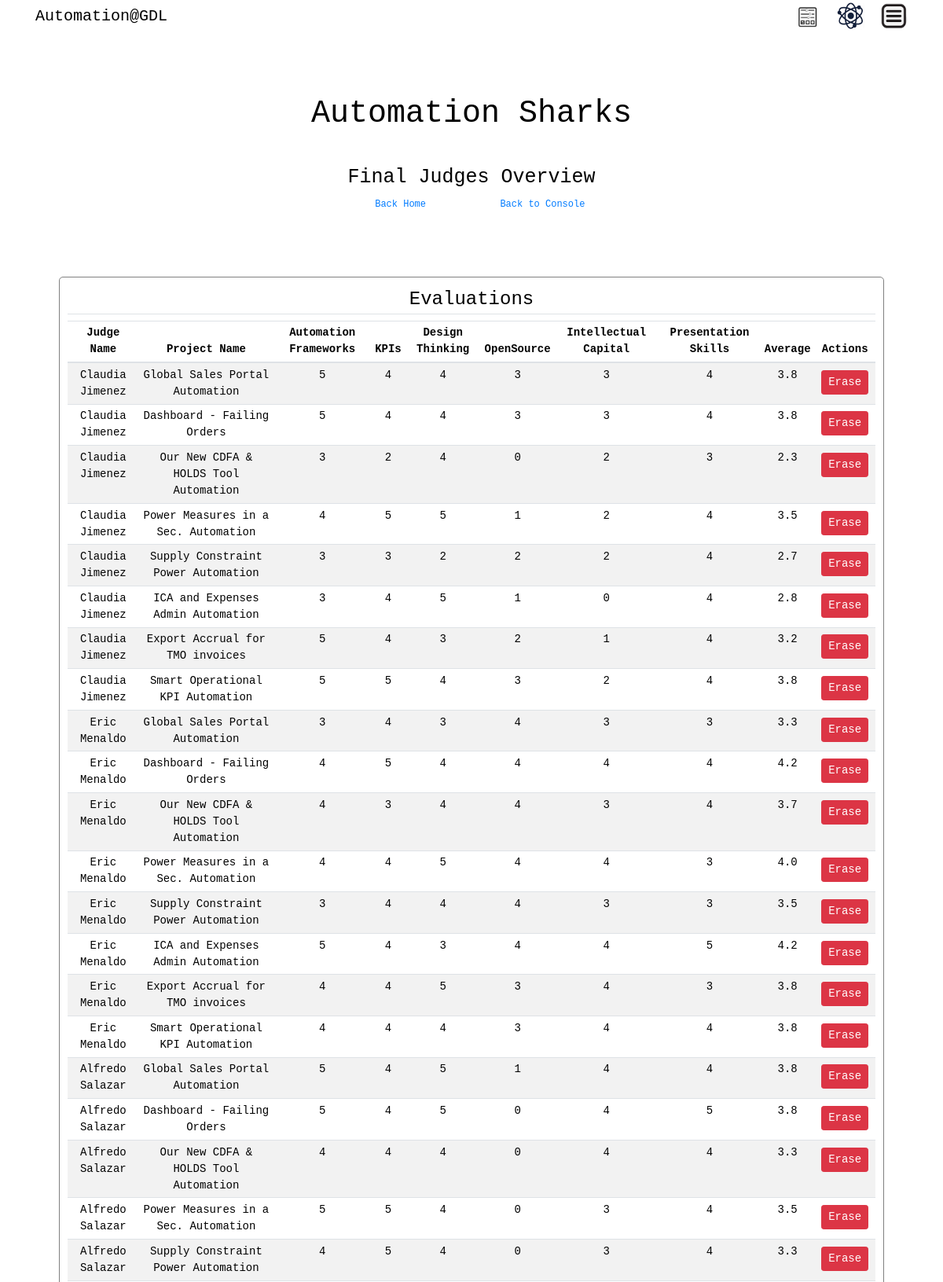
Page /finals_admin_overview (signed in, upper part) on the committed database.
### auto_shark/models.py (models this page shows, shortened)
class Final(db.Model):
    __table_args__ = {'extend_existing': True}
    final_evaluation_id = db.Column(db.Integer, primary_key=True, autoincrement=True)
    automation_frameworks= db.Column(db.Integer)
    kpis = db.Column(db.Integer)
    edt = db.Column(db.Integer)
    opensource = db.Column(db.Integer)
    intellectual_capital = db.Column(db.Integer)
    presentation_skills = db.Column(db.Integer)
    project_name = db.Column(db.String(50))
    description = db.Column(db.String(250))
    fte_saving = db.Column(db.Integer)
    business_impact = db.Column(db.String(250))
    image_file = db.Column(db.String(20), nullable=False, default='default.jpg')
    status = db.Column(db.String, default='pending')
    evaluation_date = db.Column(db.DateTime, nullable=True)
    userid = db.Column(db.Integer, db.ForeignKey('user.id'), nullable=False)
    users = db.relationship(User)
    project_calification = db.relationship('Project', backref='calification', lazy=True)

class User(db.Model, UserMixin):
    __table_args__ = {'extend_existing': True}
    id = db.Column(db.Integer, primary_key=True)
    fname = db.Column(db.String(20), unique=True, nullable=False)
    role = db.Column(db.String, default='user')
    email = db.Column(db.String(120), unique=True, nullable=False)
    image_file = db.Column(db.String(20), nullable=False, default='default.jpg')
    module = db.relationship('Module', backref='coach', lazy=True)
    final = db.relationship('Final', backref='judge', lazy=True)
    projects = db.relationship('Project', backref='author', lazy=True)
    def __repr__(self):
        return f"{self.fname}"

### auto_shark/views/finals/routes_finals.py (the view)
@finals.route("/finals_admin_overview", methods=['GET', 'POST'])
@login_required
def finals_admin_overview():
    projects = Project.query.all()
    finals = Final.query.all()
    team_1_score = db.session.query(func.sum(
        Final.automation_frameworks + (Final.kpis) + (Final.edt) + (Final.opensource) + (Final.intellectual_capital) + (
            Final.presentation_skills))).filter_by(project_name="Global Sales Portal Automation").scalar()
    return render_template('final/final_overview.html', finals=finals,
                           projects=projects, team_1_score=team_1_score)

### auto_shark/models.py (called while the page is built)
@login_manager.user_loader
def load_user(user_id):
    return User.query.get(int(user_id))

### auto_shark/templates/final/final_overview.html (shortened to what this page needs)
{% extends 'main/layout.html' %}
{% block additional_css %}
<link rel="stylesheet" type="text/css" href="{{ url_for('static', filename='uxdesigns4.css') }}"/>
{% endblock %}
{% block main_content %}
    <div class="container">
    {% if current_user.is_authenticated %}
    <div class="hero">
        <h1>Automation Sharks</h1>
    <small>
       Final Judges Overview
    </small>
    <div class="stats">
        <div class="stat"><a href="{{ url_for('main.home') }}"> Back Home</a></div>
        {% if current_user.role == "admin" %}
        <div class="stat"><a href="{{ url_for('admins.index') }}"> Back to Console</a></div>
        {% endif %}
    </div>
    <div class="row">
        <div class="col-md-12">
          {% if current_user.role == "admin" %}
              <div class="content-section-admin-user">
                <legend class="border-bottom mb-2">Evaluations</legend>
                <div class="table-responsive">
                        <table class="table table-sm table-condensed table-striped" id="Cart">
                            <thead>
                            <tr>
                                <th class="header"  scope="col">Judge Name</th>
                                <th class="header"  scope="col">Project Name</th>
                                <th class="header"  scope="col">Automation Frameworks</th>
                                <th class="header"  scope="col">KPIs</th>
                                <th class="header"  scope="col">Design Thinking </th>
                                <th class="header"  scope="col">OpenSource</th>
                                <th class="header"  scope="col">Intellectual Capital</th>
                                <th class="header"  scope="col">Presentation Skills</th>
                                <th class="header"  scope="col">Average</th>
                                <th class="header"  scope="col">Actions</th>
                            </tr>
                            </thead>
                            <tbody>
                            {% for f in finals %}
                                <td class="header"  scope="col"> {{ f.judge }}</td>
                                <td class="header"  scope="col"> {{ f.project_name }}</td>
                                <td class="header"  scope="col"> {{ f.automation_frameworks }}
                                </td>
                                <td class="header"  scope="col"> {{ f.kpis }}
                                </td>
                                <td class="header"  scope="col"> {{ f.edt }}
                                </td>
                                <td class="header"  scope="col"> {{ f.opensource }}
                                </td>
                                <td class="header"  scope="col"> {{ f.intellectual_capital }}
                                </td>
                                <td class="header"  scope="col"> {{ f.presentation_skills }}
                                </td>
                                <td class="header"  scope="col">  {{ "{0:.1f}".format(((f.automation_frameworks)+(f.kpis)+
                                        (f.edt)+(f.opensource)+(f.intellectual_capital)+(f.presentation_skills))/6) }}
                                </td>
                                <div class="buttons">
                                <td scope="col"> <button type="button" class="btn btn-danger btn-sm m-1" data-toggle="modal" data-target="#deleteModal">Erase</button></td>
  </div>
                                </div>
                            {% endfor %}
{% endif %}
{% endif %}
{% endblock main_content %}

### auto_shark/static/uxdesigns4.css (style rules this page uses)
.hero { background-color: white; color: black; font-size: 18px; font-family: Consolas, "andale mono", "lucida console", monospace; padding: 50px 0px; text-align: center; }
.hero h1 { padding: 30px; }
.hero small { font-size: 25px; }
.hero a { font-size: 12px; }
.row { margin-top: 50px; padding: 30px; }
.content-section-admin-user { margin-top: 0px; margin-left: 0px; margin-right: auto; max-width: 1100px; background-color: white; border: 1px solid gray; border-radius: 5px; padding: 10px; }
.stats { padding: 0px; text-align: center; }
.stats .stat { display: inline-block; min-width: 170px; }
.header { font-size: 14px; }

### rows in the picture
Final: judge "Claudia Jimenez", project_name "Global Sales Portal Automation", automation_frameworks "5", kpis "4", edt "4", opensource "3", intellectual_capital "3", presentation_skills "4", automation_frameworks+kpis+edt "3.8"
Final: judge "Claudia Jimenez", project_name "Dashboard - Failing Orders", automation_frameworks "5", kpis "4", edt "4", opensource "3", intellectual_capital "3", presentation_skills "4", automation_frameworks+kpis+edt "3.8"
Final: judge "Claudia Jimenez", project_name "Our New CDFA & HOLDS Tool Automation", automation_frameworks "3", kpis "2", edt "4", opensource "0", intellectual_capital "2", presentation_skills "3", automation_frameworks+kpis+edt "2.3"
Final: judge "Claudia Jimenez", project_name "Power Measures in a Sec. Automation", automation_frameworks "4", kpis "5", edt "5", opensource "1", intellectual_capital "2", presentation_skills "4", automation_frameworks+kpis+edt "3.5"
Final: judge "Claudia Jimenez", project_name "Supply Constraint Power Automation", automation_frameworks "3", kpis "3", edt "2", opensource "2", intellectual_capital "2", presentation_skills "4", automation_frameworks+kpis+edt "2.7"
Final: judge "Claudia Jimenez", project_name "ICA and Expenses Admin Automation", automation_frameworks "3", kpis "4", edt "5", opensource "1", intellectual_capital "0", presentation_skills "4", automation_frameworks+kpis+edt "2.8"
Final: judge "Claudia Jimenez", project_name "Export Accrual for TMO invoices", automation_frameworks "5", kpis "4", edt "3", opensource "2", intellectual_capital "1", presentation_skills "4", automation_frameworks+kpis+edt "3.2"
Final: judge "Claudia Jimenez", project_name "Smart Operational KPI Automation", automation_frameworks "5", kpis "5", edt "4", opensource "3", intellectual_capital "2", presentation_skills "4", automation_frameworks+kpis+edt "3.8"
Final: judge "Eric Menaldo", project_name "Global Sales Portal Automation", automation_frameworks "3", kpis "4", edt "3", opensource "4", intellectual_capital "3", presentation_skills "3", automation_frameworks+kpis+edt "3.3"
Final: judge "Eric Menaldo", project_name "Dashboard - Failing Orders", automation_frameworks "4", kpis "5", edt "4", opensource "4", intellectual_capital "4", presentation_skills "4", automation_frameworks+kpis+edt "4.2"
Final: judge "Eric Menaldo", project_name "Our New CDFA & HOLDS Tool Automation", automation_frameworks "4", kpis "3", edt "4", opensource "4", intellectual_capital "3", presentation_skills "4", automation_frameworks+kpis+edt "3.7"
Final: judge "Eric Menaldo", project_name "Power Measures in a Sec. Automation", automation_frameworks "4", kpis "4", edt "5", opensource "4", intellectual_capital "4", presentation_skills "3", automation_frameworks+kpis+edt "4.0"
Final: judge "Eric Menaldo", project_name "Supply Constraint Power Automation", automation_frameworks "3", kpis "4", edt "4", opensource "4", intellectual_capital "3", presentation_skills "3", automation_frameworks+kpis+edt "3.5"
Final: judge "Eric Menaldo", project_name "ICA and Expenses Admin Automation", automation_frameworks "5", kpis "4", edt "3", opensource "4", intellectual_capital "4", presentation_skills "5", automation_frameworks+kpis+edt "4.2"
Final: judge "Eric Menaldo", project_name "Export Accrual for TMO invoices", automation_frameworks "4", kpis "4", edt "5", opensource "3", intellectual_capital "4", presentation_skills "3", automation_frameworks+kpis+edt "3.8"
Final: judge "Eric Menaldo", project_name "Smart Operational KPI Automation", automation_frameworks "4", kpis "4", edt "4", opensource "3", intellectual_capital "4", presentation_skills "4", automation_frameworks+kpis+edt "3.8"
Final: judge "Alfredo Salazar", project_name "Global Sales Portal Automation", automation_frameworks "5", kpis "4", edt "5", opensource "1", intellectual_capital "4", presentation_skills "4", automation_frameworks+kpis+edt "3.8"
Final: judge "Alfredo Salazar", project_name "Dashboard - Failing Orders", automation_frameworks "5", kpis "4", edt "5", opensource "0", intellectual_capital "4", presentation_skills "5", automation_frameworks+kpis+edt "3.8"
Final: judge "Alfredo Salazar", project_name "Our New CDFA & HOLDS Tool Automation", automation_frameworks "4", kpis "4", edt "4", opensource "0", intellectual_capital "4", presentation_skills "4", automation_frameworks+kpis+edt "3.3"
Final: judge "Alfredo Salazar", project_name "Power Measures in a Sec. Automation", automation_frameworks "5", kpis "5", edt "4", opensource "0", intellectual_capital "3", presentation_skills "4", automation_frameworks+kpis+edt "3.5"
Final: judge "Alfredo Salazar", project_name "Supply Constraint Power Automation", automation_frameworks "4", kpis "5", edt "4", opensource "0", intellectual_capital "3", presentation_skills "4", automation_frameworks+kpis+edt "3.3"
